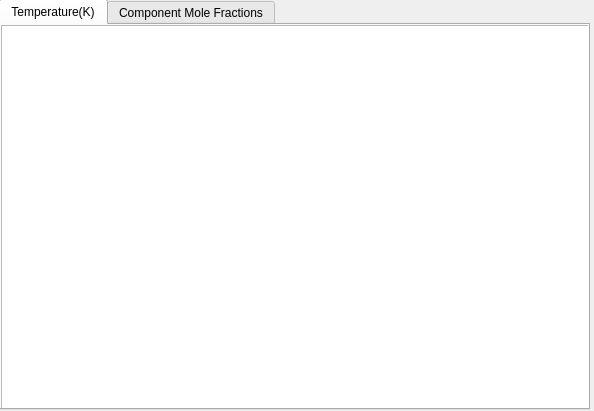
<?xml version="1.0" encoding="UTF-8"?>
<ui version="4.0">
 <class>DistillationColumnStagewiseResults</class>
 <widget class="QWidget" name="DistillationColumnStagewiseResults">
  <property name="geometry">
   <rect>
    <x>0</x>
    <y>0</y>
    <width>594</width>
    <height>411</height>
   </rect>
  </property>
  <property name="windowTitle">
   <string>Form</string>
  </property>
  <widget class="QTabWidget" name="tabWidget">
   <property name="geometry">
    <rect>
     <x>-1</x>
     <y>-1</y>
     <width>591</width>
     <height>411</height>
    </rect>
   </property>
   <property name="currentIndex">
    <number>0</number>
   </property>
   <widget class="QWidget" name="T">
    <attribute name="title">
     <string>Temperature(K)</string>
    </attribute>
    <widget class="QTableWidget" name="T_table">
     <property name="geometry">
      <rect>
       <x>0</x>
       <y>0</y>
       <width>591</width>
       <height>391</height>
      </rect>
     </property>
    </widget>
   </widget>
   <widget class="QWidget" name="x_pc">
    <attribute name="title">
     <string>Component Mole Fractions</string>
    </attribute>
    <widget class="QTableWidget" name="x_pc_table">
     <property name="geometry">
      <rect>
       <x>0</x>
       <y>0</y>
       <width>591</width>
       <height>391</height>
      </rect>
     </property>
    </widget>
   </widget>
  </widget>
 </widget>
 <resources/>
 <connections/>
</ui>
